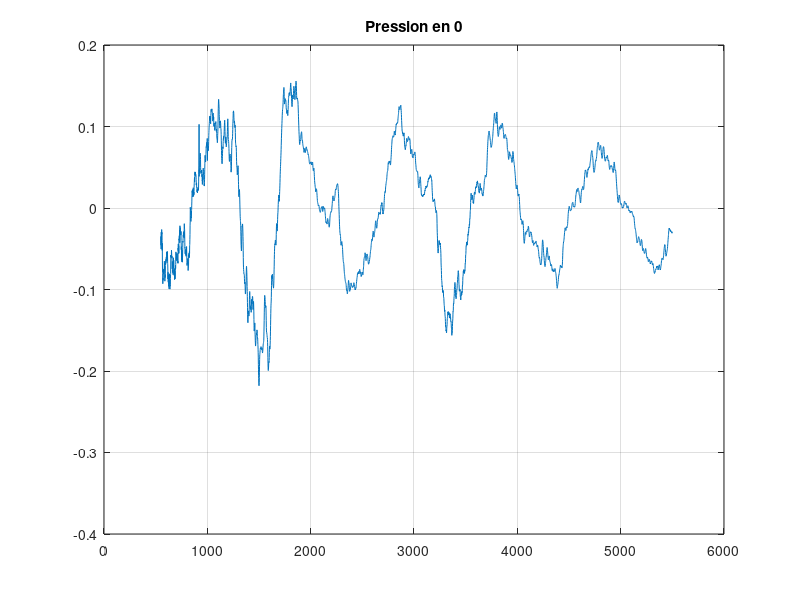
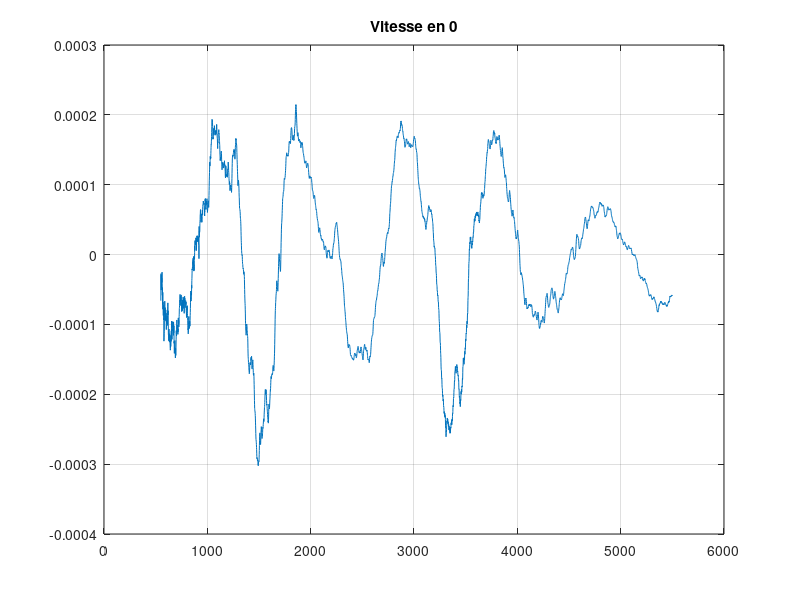
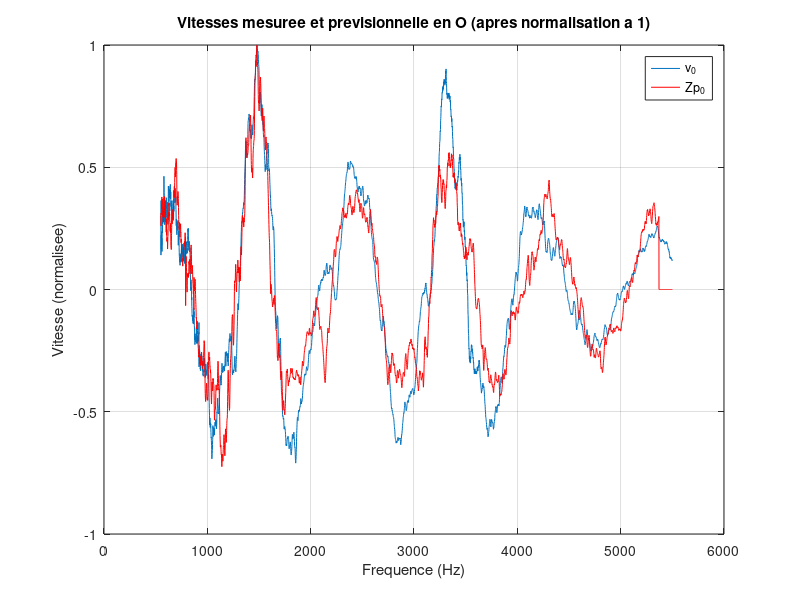

These charts were generated, in order, by the following MATLAB code:
clear all
close all

rho = 1.293;
c = 343;

a = load('./mesure_1/FRF.txt');
Re_c1 = a(:,2);
Im_c1 = a(:,3);
Re_c2 = a(:,4);
Im_c2 = a(:,5);
F = a(:,1);
k = 2* pi * F / c;


P1 = Re_c1 + i * Im_c1;
P2 = Re_c2 + i*Im_c2;

P0 = ( P1 + P2 ) ./ (2*cos(k/2 *10^-2));
V0 = (P1 - P2) ./ (i*2*rho*c*sin(k*10^-2/2));

V0prev = rho*c*P0;
% rectification du drift temporel
[m, id_v0] = max(V0);
[m, id_V0prev] = max(V0prev);
drift = id_v0 -  id_V0prev
if (drift > 0)
	V0prev = [zeros(abs(drift),1) ; V0prev(1:end-abs(drift))];
elseif (drift < 0)
	V0prev = [V0prev(abs(drift)+1:end) ; zeros(abs(drift),1)];
	length(V0prev)
	length(F)
end

figure(1);
plot(F,P0);
grid on;
title('Pression en 0');

figure(2);
plot(F,V0);
grid on;
title('Vitesse en 0');

figure(3);
plot(F,V0/max(V0));
hold on;
plot(F, V0prev/max(V0prev), 'r');
grid on;
legend("v_0", "Zp_0");
title("Vitesses mesuree et previsionnelle en O (apres normalisation a 1)");
xlabel("Frequence (Hz)");
ylabel("Vitesse (normalisee)");
